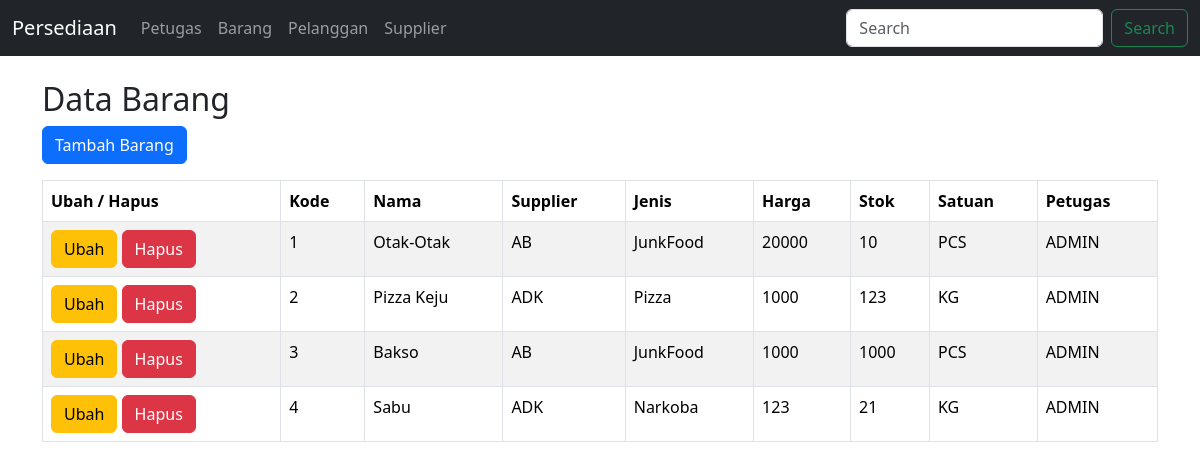
Screenshot of /barang.php with the database file from the repository.
### tables this page shows
CREATE TABLE `tb_barang` (
  `KodeBarang` varchar(50) NOT NULL,
  `Nama` varchar(250) DEFAULT NULL,
  `KodeSupplier` varchar(50) NOT NULL,
  `Jenis` varchar(100) NOT NULL,
  `Harga` int(50) NOT NULL,
  `Stok` int(11) DEFAULT 0,
  `Satuan` varchar(50) DEFAULT NULL,
  `Petugas` varchar(50) DEFAULT NULL
);

### web/barang.php (the view, shortened to what this page needs)
<?php
    require_once'../db_koneksi/koneksidb.php';
    $query_sql = "SELECT * FROM tb_barang";
    $sql = mysqli_query($koneksidb, $query_sql) or die(mysqli_error($koneksidb));
    $totaldata = mysqli_num_rows($sql);
    $data = mysqli_fetch_assoc($sql);
?>
<!doctype html>
<html lang="en">
    <head>
        <link href="https://cdn.jsdelivr.net/npm/bootstrap@5.3.3/dist/css/bootstrap.min.css" rel="stylesheet">
    </head>
    <body>
        <?php require_once('menu.php');?>
        <br>
        <div class="container">
            <h2>Data Barang</h2>
            <a href="barangtambah.php"><button class="btn btn-primary mb-3" type="button">Tambah Barang</button> <i class="ace-icon fa fa-signal"></i></a>
            <br>
            <table align="table-responsive" class=" table table-striped table-bordered table-hover" id="dynamic-table">
                <thead>
                    <th>Ubah / Hapus</th>
                    <th>Kode</th>
                    <th>Nama</th>
                    <th>Supplier</th>
                    <th>Jenis</th>
                    <th>Harga</th>
                    <th>Stok</th>
                    <th>Satuan</th>
                    <th>Petugas</th>
                </thead>
                <tbody>
                    <?php do {
                        if($totaldata==0) {
                            echo"Data Kosong";
                        }else{ ?>
                    <tr>
                        <td>
                            <a href="barangedit.php?id=<?php echo $data['KodeBarang'];?>"><button class="btn btn-warning">Ubah</button></a>
                            <a href="baranghapus.php?id=<?php echo $data['KodeBarang'];?>"><button class="btn btn-danger">Hapus</button></a>
                        </td>
                        <td><?php echo $data['KodeBarang'];?></td>
                        <td><?php echo $data['Nama'];?></td>
                        <td><?php echo $data['KodeSupplier'];?></td>
                        <td><?php echo $data['Jenis'];?></td>
                        <td><?php echo $data['Harga'];?></td>
                        <td><?php echo $data['Stok'];?></td>
                        <td><?php echo $data['Satuan'];?></td>
                        <td><?php echo $data['Petugas'];?></td>
                    </tr>
                            <?php }
                        } while ($data = mysqli_fetch_assoc($sql));
                    ?>
                </tbody>
            </table>
        </div>
    </body>
</html>

### web/menu.php (shortened to what this page needs)
<nav class="navbar navbar-expand-lg navbar-dark bg-dark">
            <div class="container-fluid">
                <a class="navbar-brand" href="index.php">Persediaan</a>
                <div class="collapse navbar-collapse" id="navbarSupportedContent">
                <ul class="navbar-nav me-auto mb-2 mb-lg-0">
                    <li class="nav-item">
                        <a class="nav-link" href="petugas.php">Petugas</a>
                    </li>
                    <li class="nav-item">
                        <a class="nav-link" href="barang.php">Barang</a>
                    </li>
                    <li class="nav-item">
                        <a class="nav-link" href="pelanggan.php">Pelanggan</a>
                    </li>
                    <li class="nav-item">
                        <a class="nav-link" href="supplier.php">Supplier</a>
                    </li>
                </ul>
                <form class="d-flex" role="search">
                    <input class="form-control me-2" type="search" placeholder="Search" aria-label="Search">
                    <button class="btn btn-outline-success" type="submit">Search</button>
                </form>
                </div>
            </div>
        </nav>

### rows the page displays
tb_barang: KodeBarang "1", Nama "Otak-Otak", KodeSupplier "AB", Jenis "JunkFood", Harga "20000", Stok "10", Satuan "PCS", Petugas "ADMIN"
tb_barang: KodeBarang "2", Nama "Pizza Keju", KodeSupplier "ADK", Jenis "Pizza", Harga "1000", Stok "123", Satuan "KG", Petugas "ADMIN"
tb_barang: KodeBarang "3", Nama "Bakso", KodeSupplier "AB", Jenis "JunkFood", Harga "1000", Stok "1000", Satuan "PCS", Petugas "ADMIN"
tb_barang: KodeBarang "4", Nama "Sabu", KodeSupplier "ADK", Jenis "Narkoba", Harga "123", Stok "21", Satuan "KG", Petugas "ADMIN"
